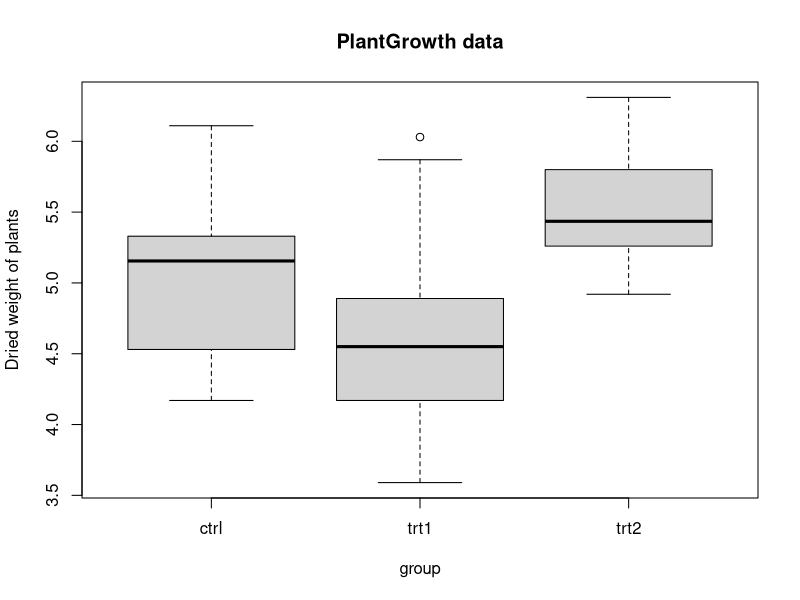

Recreate this plot in R.
#Tests if plant weight differs among the 3 treatment groups.
data(PlantGrowth)
head(PlantGrowth)
levels(PlantGrowth$group)
model <- aov(weight ~ group, data = PlantGrowth)
summary(model)


boxplot(weight ~ group, data = PlantGrowth, main = "PlantGrowth data",
        ylab = "Dried weight of plants", col = "lightgray")


